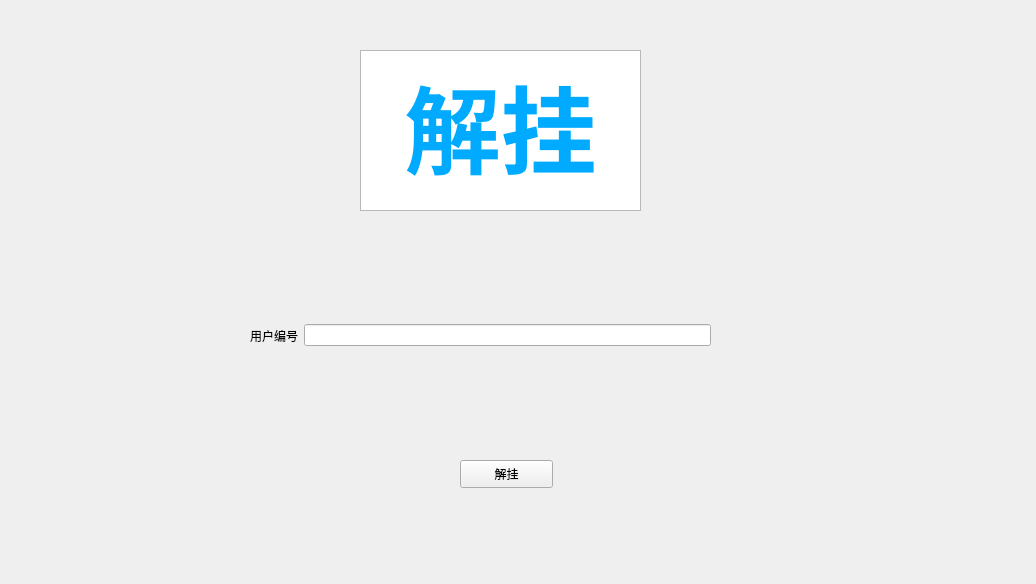
<?xml version="1.0" encoding="UTF-8"?>
<ui version="4.0">
 <class>Found</class>
 <widget class="QWidget" name="Found">
  <property name="geometry">
   <rect>
    <x>0</x>
    <y>0</y>
    <width>1036</width>
    <height>584</height>
   </rect>
  </property>
  <property name="windowTitle">
   <string>Form</string>
  </property>
  <widget class="QTextBrowser" name="textBrowser">
   <property name="geometry">
    <rect>
     <x>360</x>
     <y>50</y>
     <width>281</width>
     <height>161</height>
    </rect>
   </property>
   <property name="html">
    <string>&lt;!DOCTYPE HTML PUBLIC &quot;-//W3C//DTD HTML 4.0//EN&quot; &quot;http://www.w3.org/TR/REC-html40/strict.dtd&quot;&gt;
&lt;html&gt;&lt;head&gt;&lt;meta name=&quot;qrichtext&quot; content=&quot;1&quot; /&gt;&lt;style type=&quot;text/css&quot;&gt;
p, li { white-space: pre-wrap; }
&lt;/style&gt;&lt;/head&gt;&lt;body style=&quot; font-family:'SimSun'; font-size:9pt; font-weight:400; font-style:normal;&quot;&gt;
&lt;p align=&quot;center&quot; style=&quot; margin-top:0px; margin-bottom:0px; margin-left:0px; margin-right:0px; -qt-block-indent:0; text-indent:0px;&quot;&gt;&lt;span style=&quot; font-size:72pt; font-weight:600; color:#00aaff;&quot;&gt;解挂&lt;/span&gt;&lt;/p&gt;&lt;/body&gt;&lt;/html&gt;</string>
   </property>
  </widget>
  <widget class="QPushButton" name="found">
   <property name="geometry">
    <rect>
     <x>460</x>
     <y>460</y>
     <width>93</width>
     <height>28</height>
    </rect>
   </property>
   <property name="text">
    <string>解挂</string>
   </property>
  </widget>
  <widget class="QWidget" name="horizontalLayoutWidget">
   <property name="geometry">
    <rect>
     <x>250</x>
     <y>310</y>
     <width>461</width>
     <height>51</height>
    </rect>
   </property>
   <layout class="QHBoxLayout" name="horizontalLayout">
    <item>
     <widget class="QLabel" name="label">
      <property name="text">
       <string>用户编号</string>
      </property>
      <property name="alignment">
       <set>Qt::AlignCenter</set>
      </property>
     </widget>
    </item>
    <item>
     <widget class="QLineEdit" name="num"/>
    </item>
   </layout>
  </widget>
 </widget>
 <resources/>
 <connections/>
</ui>
